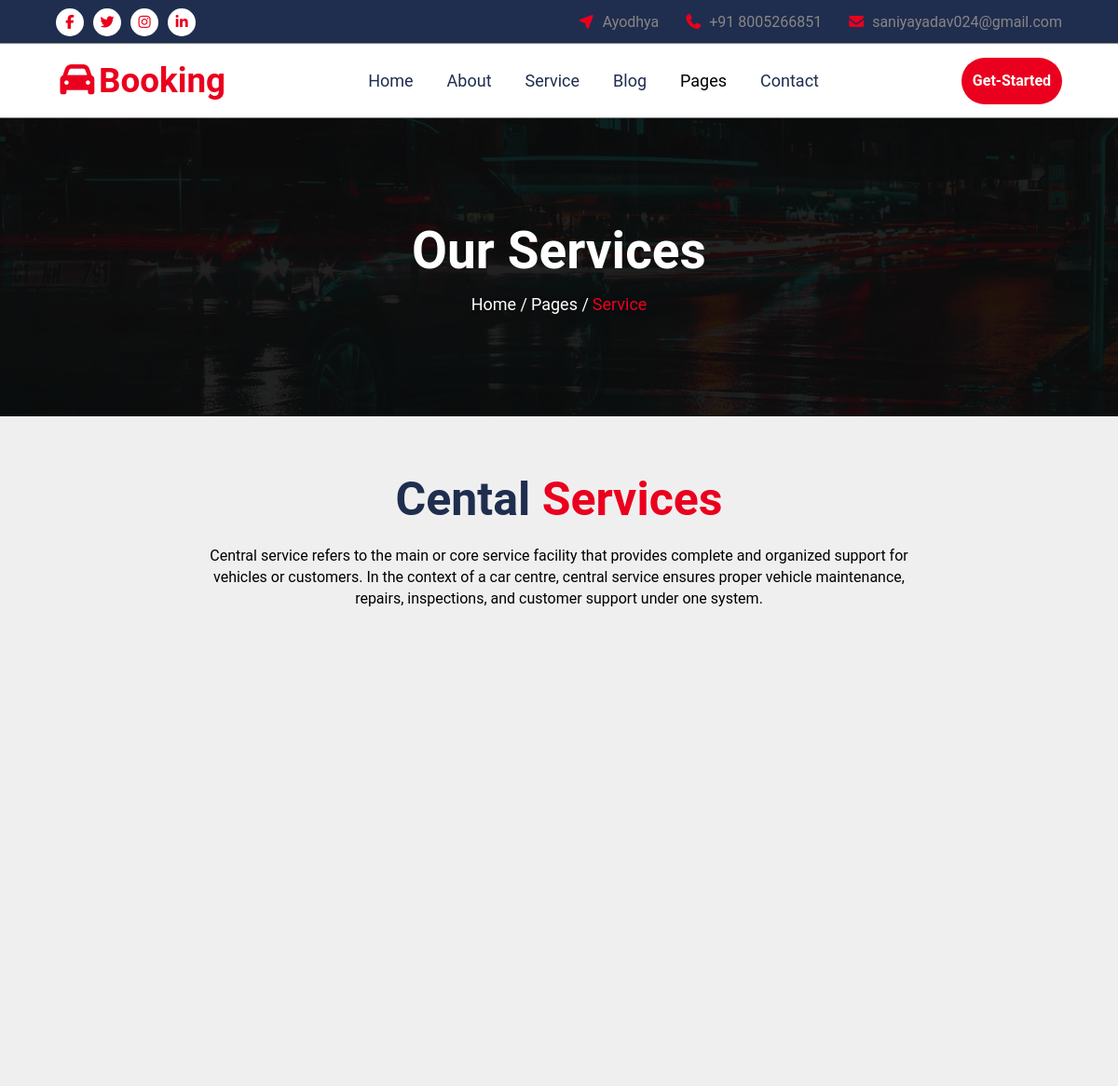
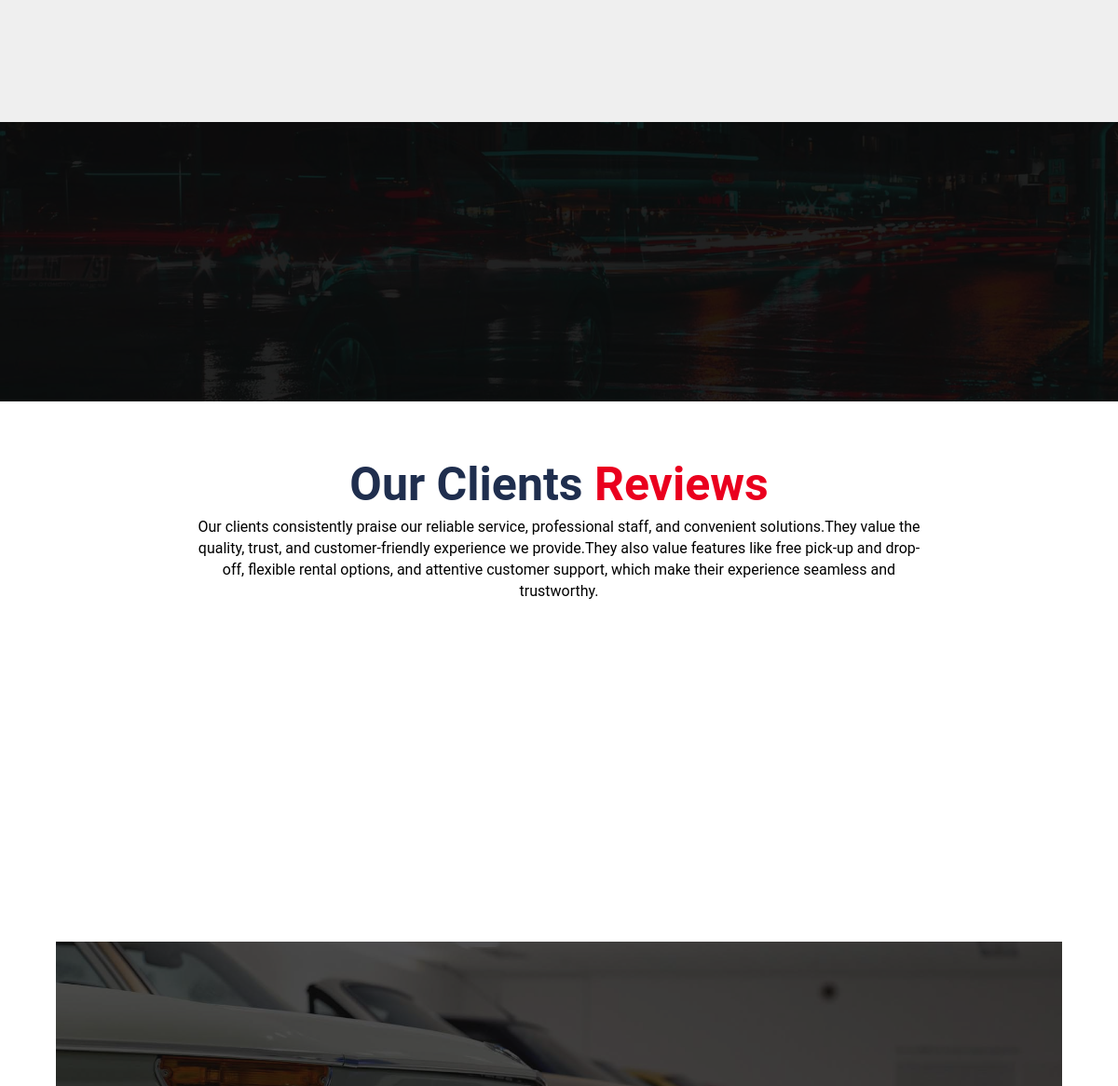
The page /service/ (upper part) on the database as committed earlier (2 pictures, top to bottom).
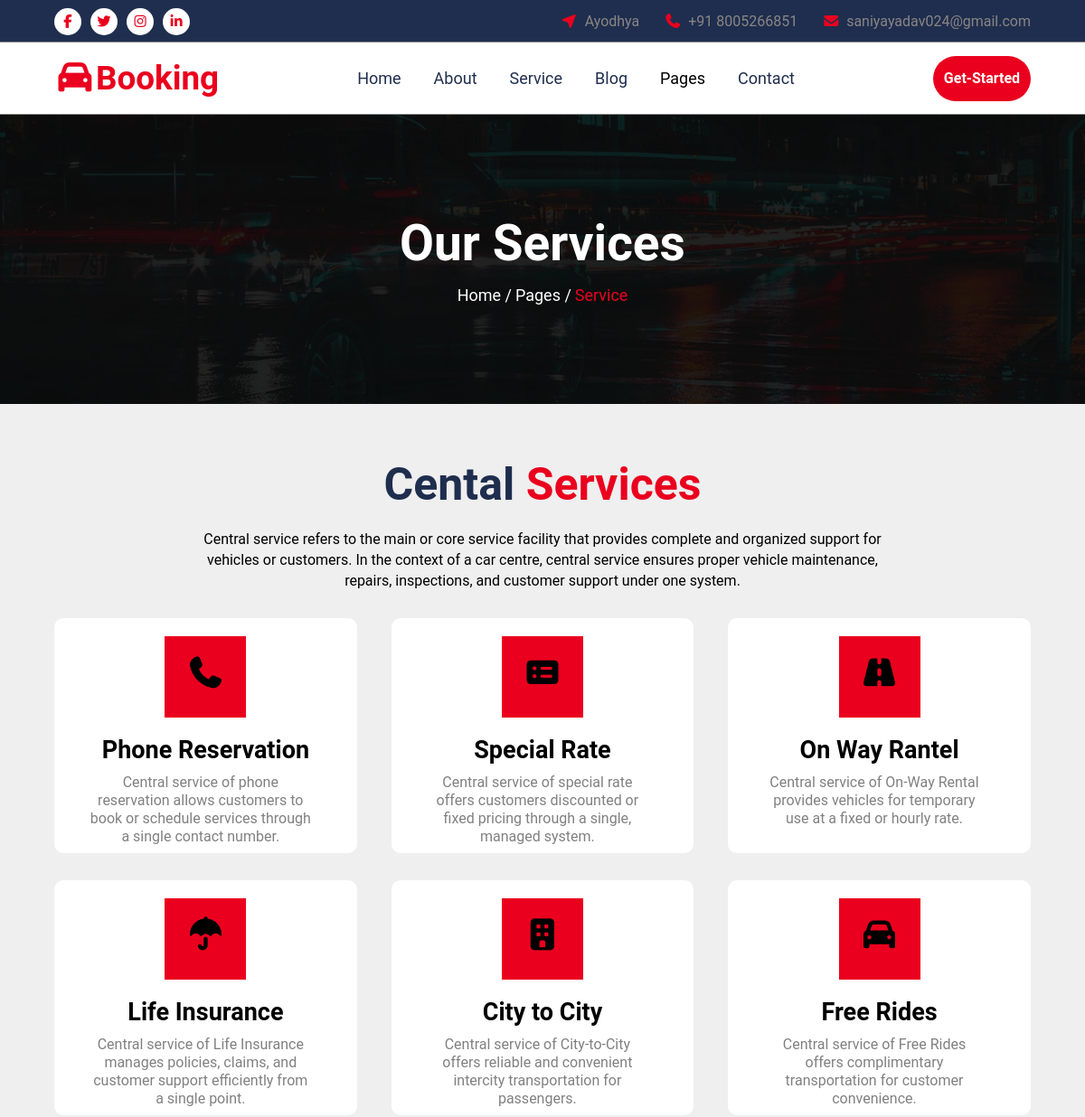
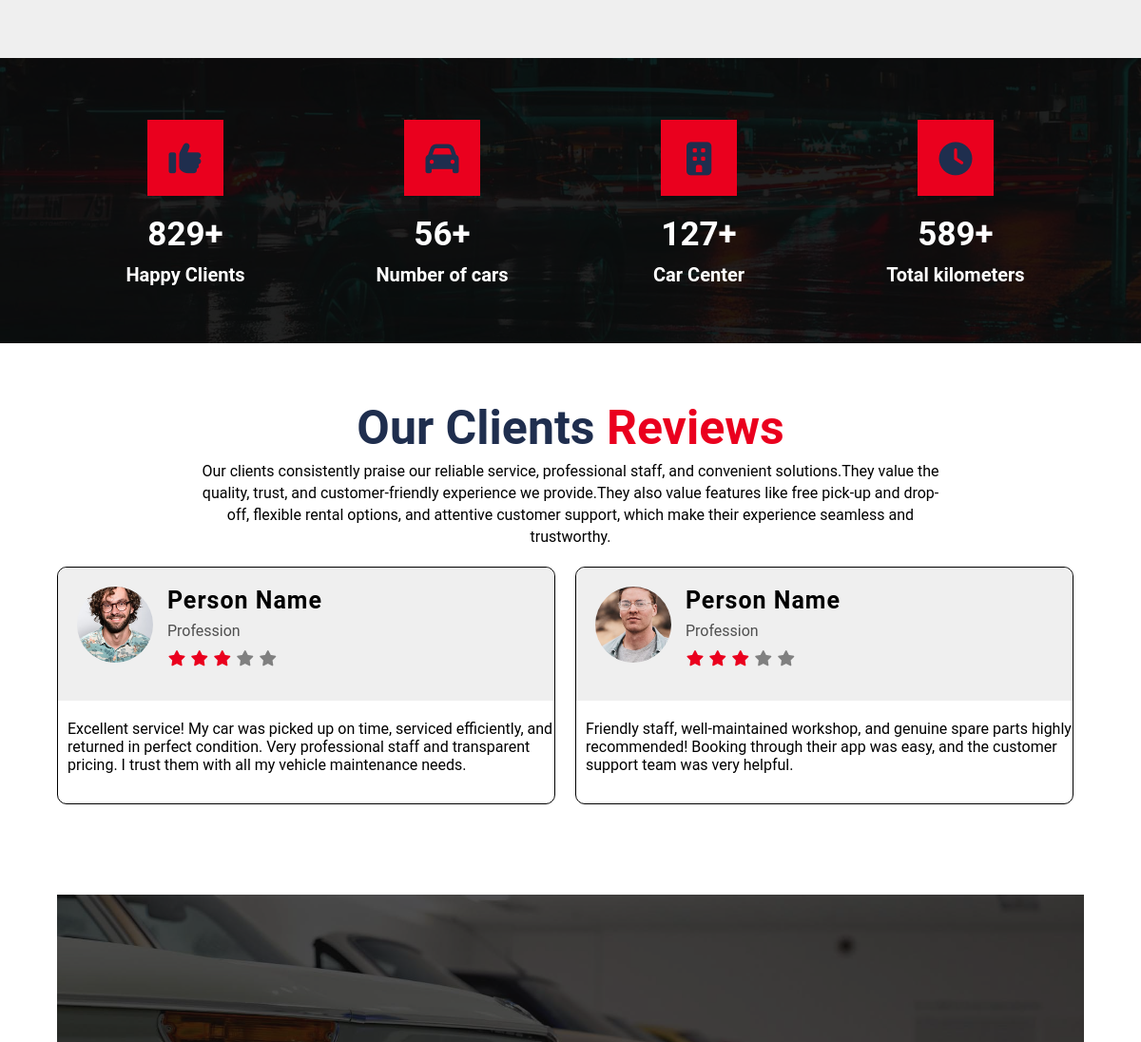
The same page on the database as committed later (2 pictures, top to bottom).
### car_admin/models.py (models this page shows)
class Service(models.Model):
    ser_icon=models.CharField(max_length=200)
    ser_title=models.CharField(max_length=200)
    ser_desc=models.TextField()

class Numbering(models.Model):
    num_icon=models.CharField(max_length=200)
    num_counter=models.CharField(max_length=200)
    num_title=models.CharField()

class Review(models.Model):
      review_image=models.ImageField(upload_to='media/',blank=True, default='image/car-3.png')
      review_title=models.CharField(max_length=200)
      review_icon=models.CharField(max_length=200)
      review_desc=models.TextField()

### Carbooking/views.py (the view)
# urls.py: path('service/',views.ServicePage, name="service"),
def ServicePage(request):
    serviceData=Service.objects.all()
    NumberingData=Numbering.objects.all()
    ReviewData=Review.objects.all()
    data={
        'service_show':serviceData,
        'Numbering_show':NumberingData,
        'review_show':ReviewData,
    }
    return render(request,"service.html",data)

### templates/service.html (shortened to what the changed rows need)
{% extends 'base.html' %}
{% load static %}
{% block content %}
    <section class="about">
        <div class="about-inner">
            <h2 class="about-us">Our Services</h2>
        </div>
    </section>
     <section class="cental-service">
        <div class="overlay">
            <div class="car-services">
                <div class="car-services1">
                    {% for s in service_show %}
                    <div class="car-s">
                        <div class="phone">
                            <div class="phone-icon">
                                <i class="{{s.ser_icon}}"></i>
                            </div>
                        </div>
                        <div class="phone-text">
                            <h3 class="phone-heading">
                                {{s.ser_title}}
                            </h3>
                            <p class="phone-para">
                               {{s.ser_desc}}
                            </p>
                        </div>
                    </div>
                   {% endfor %}
                </div>
            </div>
        </div>
    </section>
     <section class="numbering-car">
        <div class="numbering-inner">
            <div class="overlay">
                {% for n in Numbering_show %}
                <div class="happy-client">
                    <div class="icon-box">
                        <div class="like-box">
                            <i class="{{ n.num_icon }}"></i>
                        </div>
                    </div>
                    <div class="icon-box1">
                        <h4 class="number">{{ n.num_counter }}</h4>
                        <h5 class="number-para">{{ n.num_title }}</h5>
                    </div>
                </div>
            {% endfor %}
            </div>
        </div>
    </section>
    <section class="client-review">
        <div class="review-bottom">
            <div class="overlay owl-carousel owl-theme" id="review">
                {% for r in review_show %}
                <div class="person-card">
                    <div class="card-top">
                        <div class="girl-icon">
                            <div class="girl-pic">
                                <img src="{{ r.review_image.url }}" alt="team-1">
                            </div>
                        </div>
                        <div class="girl-detail">
                            <h3>{{ r.review_title }}</h3>
                            <p>Profession</p>
                            <i class="{{r.review_icon}}"></i>
                            <i class="{{r.review_icon}}"></i>
                            <i class="{{r.review_icon}}"></i>
                            <span class="star">
                                <i class="{{r.review_icon}}"></i>
                                <i class="{{r.review_icon}}"></i>
                            </span>
                        </div>
                    </div>
                    <div class="card-bottom">
                        <p>{{ r.review_desc}}</p>
                    </div>
                </div>
                {% endfor %}
                </div>
            </div>
    </section>
          {% endblock %}

Rows that differ between the two databases and show on the page:
added Service: ser_title "Phone Reservation", ser_desc "Central service of phone reservation allows customers to book or schedule services through a single contact number."
added Service: ser_title "Special Rate", ser_desc "Central service of special rate offers customers discounted or fixed pricing through a single, managed system."
added Service: ser_title "On Way Rantel", ser_desc "Central service of On-Way Rental provides vehicles for temporary use at a fixed or hourly rate."
added Service: ser_title "Life Insurance", ser_desc "Central service of Life Insurance manages policies, claims, and customer support efficiently from a single point."
added Service: ser_title "City to City", ser_desc "Central service of City-to-City offers reliable and convenient intercity transportation for passengers."
added Service: ser_title "Free Rides", ser_desc "Central service of Free Rides offers complimentary transportation for customer convenience."
added Numbering: num_counter "829+", num_title "Happy Clients"
added Numbering: num_counter "56+", num_title "Number of cars"
added Numbering: num_counter "127+", num_title "Car Center"
added Numbering: num_counter "589+", num_title "Total kilometers"
added Review: review_image (picture), review_title "Person Name", review_desc "Excellent service! My car was picked up on time, serviced efficiently, and returned in perfect condition. Very professional staff and transparent pricing. I trust them with all my vehicle maintenance needs."
added Review: review_image (picture), review_title "Person Name", review_desc "Friendly staff, well-maintained workshop, and genuine spare parts highly recommended! Booking through their app was easy, and the customer support team was very helpful."
